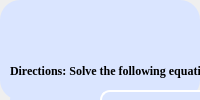
                   <widget class="QWidget" name="calculation1to5">
                    <layout class="QHBoxLayout" name="horizontalLayout_11">
                     <property name="spacing">
                      <number>0</number>
                     </property>
                     <property name="leftMargin">
                      <number>0</number>
                     </property>
                     <property name="topMargin">
                      <number>0</number>
                     </property>
                     <property name="rightMargin">
                      <number>0</number>
                     </property>
                     <property name="bottomMargin">
                      <number>0</number>
                     </property>
                     <item>
                      <widget class="QFrame" name="frame_24">
                       <property name="styleSheet">
                        <string notr="true">background-color: rgb(218, 229, 255);
border-radius: 20px;</string>
                       </property>
                       <property name="frameShape">
                        <enum>QFrame::StyledPanel</enum>
                       </property>
                       <property name="frameShadow">
                        <enum>QFrame::Raised</enum>
                       </property>
                       <widget class="QPushButton" name="pushButton_3">
                        <property name="geometry">
                         <rect>
                          <x>620</x>
                          <y>340</y>
                          <width>111</width>
                          <height>31</height>
                         </rect>
                        </property>
                        <property name="font">
                         <font>
                          <pointsize>10</pointsize>
                          <weight>75</weight>
                          <bold>true</bold>
                          <kerning>true</kerning>
                         </font>
                        </property>
                        <property name="cursor">
                         <cursorShape>PointingHandCursor</cursorShape>
                        </property>
                        <property name="acceptDrops">
                         <bool>false</bool>
                        </property>
                        <property name="styleSheet">
                         <string notr="true">background-color: rgb(180, 203, 253);
border-radius: 10px;</string>
                        </property>
                        <property name="text">
                         <string>Next</string>
                        </property>
                        <property name="icon">
                         <iconset resource="icon.qrc">
                          <normaloff>:/icons/ICONS/corner-down-right.svg</normaloff>:/icons/ICONS/corner-down-right.svg</iconset>
                        </property>
                        <property name="iconSize">
                         <size>
                          <width>24</width>
                          <height>24</height>
                         </size>
                        </property>
                        <property name="autoDefault">
                         <bool>false</bool>
                        </property>
                       </widget>
                       <widget class="QLabel" name="label_25">
                        <property name="geometry">
                         <rect>
                          <x>10</x>
                          <y>60</y>
                          <width>281</width>
                          <height>21</height>
                         </rect>
                        </property>
                        <property name="font">
                         <font>
                          <family>Times New Roman</family>
                          <pointsize>9</pointsize>
                          <weight>75</weight>
                          <bold>true</bold>
                          <underline>false</underline>
                         </font>
                        </property>
                        <property name="mouseTracking">
                         <bool>false</bool>
                        </property>
                        <property name="text">
                         <string>Directions: Solve the following equations.</string>
                        </property>
                       </widget>
                       <widget class="QFrame" name="frame_25">
                        <property name="geometry">
                         <rect>
                          <x>10</x>
                          <y>90</y>
                          <width>721</width>
                          <height>41</height>
                         </rect>
                        </property>
                        <property name="styleSheet">
                         <string notr="true">background-color: rgb(218, 229, 255);
border-radius: 10px;</string>
                        </property>
                        <property name="frameShape">
                         <enum>QFrame::StyledPanel</enum>
                        </property>
                        <property name="frameShadow">
                         <enum>QFrame::Raised</enum>
                        </property>
                        <widget class="QLineEdit" name="lineEdit_2">
                         <property name="geometry">
                          <rect>
                           <x>90</x>
                           <y>0</y>
                           <width>631</width>
                           <height>41</height>
                          </rect>
                         </property>
                         <property name="font">
                          <font>
                           <pointsize>10</pointsize>
                          </font>
                         </property>
                         <property name="toolTip">
                          <string/>
                         </property>
                         <property name="styleSheet">
                          <string notr="true">QLineEdit {
	border: 2px solid #FFFFFF;
}

QLineEdit:focus{
	border: 2px solid #000000
}</string>
                         </property>
                         <property name="frame">
                          <bool>true</bool>
                         </property>
                         <property name="cursorPosition">
                          <number>0</number>
                         </property>
                         <property name="alignment">
                          <set>Qt::AlignLeading|Qt::AlignLeft|Qt::AlignVCenter</set>
                         </property>
                         <property name="clearButtonEnabled">
                          <bool>true</bool>
                         </property>
                        </widget>
                        <widget class="QLabel" name="label_15">
                         <property name="geometry">
                          <rect>
                           <x>10</x>
                           <y>10</y>
                           <width>71</width>
                           <height>21</height>
                          </rect>
                         </property>
                         <property name="text">
                          <string>1. 525 + 6 = </string>
                         </property>
                        </widget>
                       </widget>
                       <widget class="QFrame" name="frame_26">
                        <property name="geometry">
                         <rect>
                          <x>10</x>
                          <y>140</y>
                          <width>721</width>
                          <height>41</height>
                         </rect>
                        </property>
                        <property name="styleSheet">
                         <string notr="true">background-color: rgb(218, 229, 255);
border-radius: 10px;</string>
                        </property>
                        <property name="frameShape">
                         <enum>QFrame::StyledPanel</enum>
                        </property>
                        <property name="frameShadow">
                         <enum>QFrame::Raised</enum>
                        </property>
                        <widget class="QLineEdit" name="lineEdit_3">
                         <property name="geometry">
                          <rect>
                           <x>90</x>
                           <y>0</y>
                           <width>631</width>
                           <height>41</height>
                          </rect>
                         </property>
                         <property name="font">
                          <font>
                           <pointsize>10</pointsize>
                          </font>
                         </property>
                         <property name="toolTip">
                          <string/>
                         </property>
                         <property name="styleSheet">
                          <string notr="true">QLineEdit {
	border: 2px solid #FFFFFF;
}

QLineEdit:focus{
	border: 2px solid #000000
}</string>
                         </property>
                         <property name="frame">
                          <bool>true</bool>
                         </property>
                         <property name="cursorPosition">
                          <number>0</number>
                         </property>
                         <property name="alignment">
                          <set>Qt::AlignLeading|Qt::AlignLeft|Qt::AlignVCenter</set>
                         </property>
                         <property name="clearButtonEnabled">
                          <bool>true</bool>
                         </property>
                        </widget>
                        <widget class="QLabel" name="label_26">
                         <property name="geometry">
                          <rect>
                           <x>10</x>
                           <y>10</y>
                           <width>71</width>
                           <height>21</height>
                          </rect>
                         </property>
                         <property name="text">
                          <string>2. 42 + 9 = </string>
                         </property>
                        </widget>
                       </widget>
                       <widget class="QFrame" name="frame_27">
                        <property name="geometry">
                         <rect>
                          <x>10</x>
                          <y>190</y>
                          <width>721</width>
                          <height>41</height>
                         </rect>
                        </property>
                        <property name="styleSheet">
                         <string notr="true">background-color: rgb(218, 229, 255);
border-radius: 10px;</string>
                        </property>
                        <property name="frameShape">
                         <enum>QFrame::StyledPanel</enum>
                        </property>
                        <property name="frameShadow">
                         <enum>QFrame::Raised</enum>
                        </property>
                        <widget class="QLineEdit" name="lineEdit_4">
                         <property name="geometry">
                          <rect>
                           <x>90</x>
                           <y>0</y>
                           <width>631</width>
                           <height>41</height>
                          </rect>
                         </property>
                         <property name="font">
                          <font>
                           <pointsize>10</pointsize>
                          </font>
                         </property>
                         <property name="toolTip">
                          <string/>
                         </property>
                         <property name="styleSheet">
                          <string notr="true">QLineEdit {
	border: 2px solid #FFFFFF;
}

QLineEdit:focus{
	border: 2px solid #000000
}</string>
                         </property>
                         <property name="frame">
                          <bool>true</bool>
                         </property>
                         <property name="cursorPosition">
                          <number>0</number>
                         </property>
                         <property name="alignment">
                          <set>Qt::AlignLeading|Qt::AlignLeft|Qt::AlignVCenter</set>
                         </property>
                         <property name="clearButtonEnabled">
                          <bool>true</bool>
                         </property>
                        </widget>
                        <widget class="QLabel" name="label_27">
                         <property name="geometry">
                          <rect>
                           <x>10</x>
                           <y>10</y>
                           <width>71</width>
                           <height>21</height>
                          </rect>
                         </property>
                         <property name="text">
                          <string>3. 98 - 81 = </string>
                         </property>
                        </widget>
                       </widget>
                       <widget class="QFrame" name="frame_28">
                        <property name="geometry">
                         <rect>
                          <x>10</x>
                          <y>240</y>
                          <width>721</width>
                          <height>41</height>
                         </rect>
                        </property>
                        <property name="styleSheet">
                         <string notr="true">background-color: rgb(218, 229, 255);
border-radius: 10px;</string>
                        </property>
                        <property name="frameShape">
                         <enum>QFrame::StyledPanel</enum>
                        </property>
                        <property name="frameShadow">
                         <enum>QFrame::Raised</enum>
                        </property>
                        <widget class="QLineEdit" name="lineEdit_5">
                         <property name="geometry">
                          <rect>
                           <x>90</x>
                           <y>0</y>
                           <width>631</width>
                           <height>41</height>
                          </rect>
                         </property>
                         <property name="font">
                          <font>
                           <pointsize>10</pointsize>
                          </font>
                         </property>
                         <property name="toolTip">
                          <string/>
                         </property>
                         <property name="styleSheet">
                          <string notr="true">QLineEdit {
	border: 2px solid #FFFFFF;
}

QLineEdit:focus{
	border: 2px solid #000000
}</string>
                         </property>
                         <property name="frame">
                          <bool>true</bool>
                         </property>
                         <property name="cursorPosition">
                          <number>0</number>
                         </property>
                         <property name="alignment">
                          <set>Qt::AlignLeading|Qt::AlignLeft|Qt::AlignVCenter</set>
                         </property>
                         <property name="clearButtonEnabled">
                          <bool>true</bool>
                         </property>
                        </widget>
                        <widget class="QLabel" name="label_28">
                         <property name="geometry">
                          <rect>
                           <x>10</x>
                           <y>10</y>
                           <width>71</width>
                           <height>21</height>
                          </rect>
                         </property>
                         <property name="text">
                          <string>4. 66 - 16 = </string>
                         </property>
                        </widget>
                       </widget>
                       <widget class="QFrame" name="frame_29">
                        <property name="geometry">
                         <rect>
                          <x>10</x>
                          <y>290</y>
                          <width>721</width>
                          <height>41</height>
                         </rect>
                        </property>
                        <property name="styleSheet">
                         <string notr="true">background-color: rgb(218, 229, 255);
border-radius: 10px;</string>
                        </property>
                        <property name="frameShape">
                         <enum>QFrame::StyledPanel</enum>
                        </property>
                        <property name="frameShadow">
                         <enum>QFrame::Raised</enum>
                        </property>
                        <widget class="QLineEdit" name="lineEdit_6">
                         <property name="geometry">
                          <rect>
                           <x>90</x>
                           <y>0</y>
                           <width>631</width>
                           <height>41</height>
                          </rect>
                         </property>
                         <property name="font">
                          <font>
                           <pointsize>10</pointsize>
                          </font>
                         </property>
                         <property name="toolTip">
                          <string/>
                         </property>
                         <property name="styleSheet">
                          <string notr="true">QLineEdit {
	border: 2px solid #FFFFFF;
}

QLineEdit:focus{
	border: 2px solid #000000
}</string>
                         </property>
                         <property name="frame">
                          <bool>true</bool>
                         </property>
                         <property name="cursorPosition">
                          <number>0</number>
                         </property>
                         <property name="alignment">
                          <set>Qt::AlignLeading|Qt::AlignLeft|Qt::AlignVCenter</set>
                         </property>
                         <property name="clearButtonEnabled">
                          <bool>true</bool>
                         </property>
                        </widget>
                        <widget class="QLabel" name="label_29">
                         <property name="geometry">
                          <rect>
                           <x>10</x>
                           <y>10</y>
                           <width>71</width>
                           <height>21</height>
                          </rect>
                         </property>
                         <property name="text">
                          <string>5. 11 x 7 =</string>
                         </property>
                        </widget>
                       </widget>
                       <widget class="QLabel" name="label_30">
                        <property name="geometry">
                         <rect>
                          <x>230</x>
                          <y>10</y>
                          <width>261</width>
                          <height>31</height>
                         </rect>
                        </property>
                        <property name="font">
                         <font>
                          <family>Times New Roman</family>
                          <pointsize>14</pointsize>
                          <weight>75</weight>
                          <bold>true</bold>
                          <underline>false</underline>
                         </font>
                        </property>
                        <property name="mouseTracking">
                         <bool>false</bool>
                        </property>
                        <property name="text">
                         <string>Calculation Sub Test</string>
                        </property>
                        <property name="alignment">
                         <set>Qt::AlignCenter</set>
                        </property>
                       </widget>
                      </widget>
                     </item>
                    </layout>
                   </widget>
